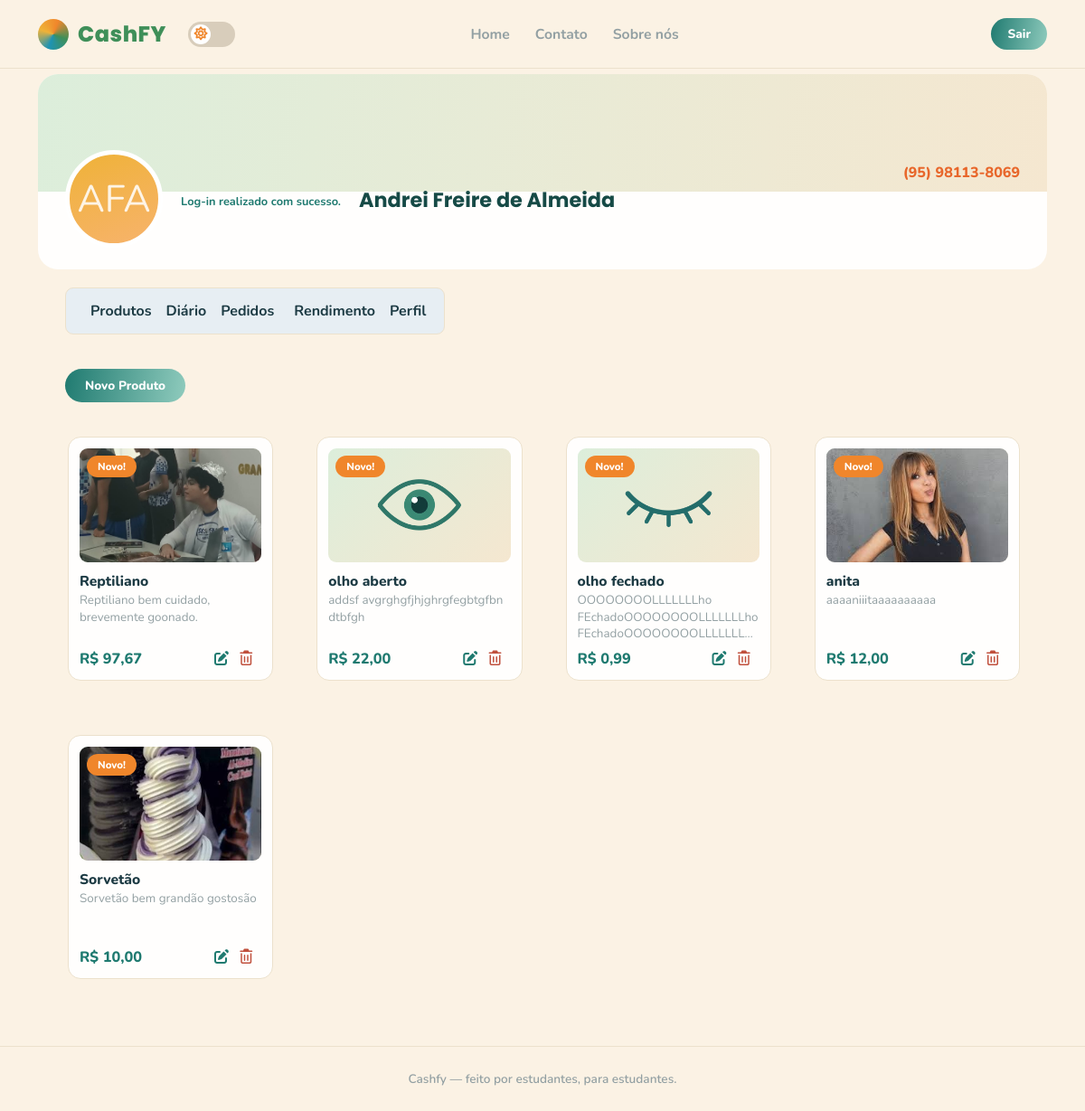
The page /MVC/view/perfil.php?products (signed in) on the database its author committed.
### tables this page shows
CREATE TABLE `users` (
  `id` int(11) NOT NULL,
  `name` varchar(255) NOT NULL,
  `institute_id` int(11) NOT NULL,
  `phone_number` varchar(16) DEFAULT NULL,
  `description` varchar(255) DEFAULT NULL,
  `email` varchar(255) NOT NULL,
  `password` varchar(255) NOT NULL,
  `profile_photo` varchar(255) DEFAULT NULL,
  `role_id` int(11) NOT NULL,
  `remember_token` varchar(100) DEFAULT NULL
);

CREATE TABLE `products` (
  `id` int(11) NOT NULL,
  `user_id` int(11) NOT NULL,
  `name` varchar(255) NOT NULL,
  `category_id` int(11) NOT NULL,
  `description` varchar(255) NOT NULL,
  `price` float NOT NULL,
  `product_photo` varchar(255) NOT NULL
);

### MVC/model/user.php (called while the page is built, shortened)
<?php require_once(__DIR__ . "/../config/cashfy.php");
function get_user_by_id($id){
    $conn = conn();
    $stmt = $conn -> prepare("SELECT * FROM users WHERE id = ?");
    $stmt -> bind_param("i", $id);
    $stmt -> execute();
    $result = $stmt -> get_result();
    $user = $result -> fetch_assoc();
    return $user;
}
?>

### MVC/model/products.php (called while the page is built, shortened)
<?php require_once(__DIR__ . "/../config/cashfy.php");
function get_products(){
    $conn = conn();
    $sql = "SELECT * FROM products";
    $products = mysqli_query($conn, $sql);
    $result = mysqli_fetch_all($products, MYSQLI_ASSOC);
    return $result;
}
?>

### MVC/view/perfil.php (the view, shortened to what this page needs)
<?php
require_once('../model/user.php');
require_once('../model/products.php');
$user = get_user_by_id($_SESSION['id']);
$products = get_products();
function pegarIniciais(string $frase, array $ignorar = ['de', 'e', 'do', 'da', 'dos', 'das', 'o', 'a', 'com', 'em'])
{
    $palavras = preg_split('/\s+/', trim($frase));
    $palavrasValidas = [];
    foreach ($palavras as $palavra) {
        $palavraMinuscula = mb_strtolower($palavra, 'UTF-8');
        if (empty($palavraMinuscula) || in_array($palavraMinuscula, $ignorar)) {
            continue;
        }
        $palavrasValidas[] = $palavra;
    }
    $quantidade = count($palavrasValidas);
    $primeira = mb_substr($palavrasValidas[0], 0, 1, 'UTF-8');
    $segunda = mb_substr($palavrasValidas[1], 0, 1, 'UTF-8');
    $ultima = mb_substr($palavrasValidas[$quantidade - 1], 0, 1, 'UTF-8');
    return mb_strtoupper($primeira . $segunda . $ultima, 'UTF-8');
}
function format_phone_number($phone_number)
{
    $number = preg_replace('/\D/', '', $phone_number);
    if (strlen($number) === 11) {
        return '(' . substr($number, 0, 2) . ') ' . substr($number, 2, 5) . '-' . substr($number, 7, 4);
    }
    return $number;
}
?>
<!DOCTYPE html>
<html lang="pt-BR">
<head>
    <link rel="stylesheet" href="../../assets/fontawesome-free-7.3.1-web/css/all.min.css">
    <link rel="stylesheet" href="../../assets/css/style.css">
</head>
<body>
    <div class="page">
        <header class="site-header">
            <div class="container">
                <a href="../../index.php" class="brand"><span class="brand-mark"></span> CashFY</a>
                <div class="theme-switch-div desktop-theme">
                    <label class="theme-switch">
                        <span class="slider"></span>
                    </label>
                </div>
                <ul class="nav-links">
                    <li class="home">
                        <a href="../../index.php">Home</a>
                    </li>
                    <li>
                        <a href="../../index.php#contato">Contato</a>
                    </li>
                    <li>
                        <a href="sobre.php">Sobre nós</a>
                    </li>
                </ul>
                <div class="header-actions">
                    <a href="../controller/log-out.php" class="btn btn-gradient btn-sm">Sair</a>
                </div>
            </div>
        </header>
        <main class="container" style="flex:1;">
            <div class="profile-card">
                <div class="profile-banner"></div>
                <div class="profile-body">
                    <?php if (!empty($user['profile_photo'])): ?>
                        <a href="perfil_photo.php" title="Atualizar foto">
                            <div class="avatar" id="pf-avatar">
                                <img src="../../<?= $user['profile_photo']; ?>" alt="Perfil">
                            </div>
                            <?php if (isset($_SESSION['msg'])): ?>
                                <div id="msg">
                                    <?php echo ($_SESSION['msg']);
                                    unset($_SESSION['msg']);
                                    ?>
                                </div>
                                <script>
                                    setTimeout(() => {
                                        document.getElementById("msg").style.display = "none";
                                    }, 3000);
                                </script>
                            <?php endif; ?>
                        </a>
                    <?php else: ?>
                        <div class="avatar" id="pf-avatar"><a href="perfil_photo.php" title="Adicionar foto">
                                <?= pegarIniciais($user['name']) ?></a>
                        </div>
                        <?php if (isset($_SESSION['msg'])): ?>
                            <div id="msg">
                                <?php echo ($_SESSION['msg']);
                                ?>
                            </div>
                        <?php endif; ?>
                    <?php endif; ?>
                    <div class="profile-meta">
                        <h1 id="pf-name"><?= htmlspecialchars($user['name']) ?></h1>
                    </div>
                    <?php if (!empty($user['phone_number'])): ?>
                        <a href="https://wa.me/<?= preg_replace('/\D/', '', $user['phone_number']); ?>"
                            class="profile-contact"
                            id="add-contact-btn"><?= format_phone_number($user['phone_number']); ?></a>
                    <?php endif; ?>
                </div>
            </div>
            <?php if (isset($user['role_id']) && $user['role_id'] == 2): ?>
                <?php $products = get_products(); ?>
                <div class="main-seller">
                    <div class="menu_details">
                        <div class="menu_details_options">
                            <a href="?products">Produtos</a>
                        </div>
                        <div class="menu_details_options">
                            <a href="?diary">Diário</a>
                        </div>
                        <div class="menu_details_options">
                            <a href="?orders">Pedidos<span id="orders-badge" class="orders-badge"></span>
                        </div>
                        <div class="menu_details_options">
                            <a href="?income">Rendimento</a>
                        </div>
                        <div class="menu_details_options">
                            <a href="?profile">Perfil</a>
                        </div>
                    </div>
                    <?php if (isset($_GET['orders'])): ?>
                        <section class="tab-panel" id="tab-pedidos">
                            <div class="history-sale">
                                <h2 class="section-title" style="margin-top:0;">PEDIDOS RECEBIDOS</h2>
                            </div>
                        </section>
                    <?php elseif (isset($_GET['products']) && !isset($_GET['diary']) && !isset($_GET['income']) && !isset($_GET['profile'])): ?>
                        <a href="new_product.php">
                            <div class="pill-tag-perfil">Novo Produto</div>
                        </a>
                        <div class="seller-products">
                            <div class="product-grid" id="pf-products">
                                <?php foreach ($products as $product): ?>
                                    <?php if ($product['user_id'] == $user['id']): ?>
                                        <div class="product-card perfil-card">
                                            <span class="badge-new">Novo!</span>
                                            <div class="product-img">
                                                <img src="<?= "../../" . $product['product_photo'] ?>" alt="Image">
                                            </div>
                                            <p class="product-name">
                                                <?= htmlspecialchars($product['name']) ?? ''; ?>
                                            </p>
                                            <p class="product-desc">
                                                <?= htmlspecialchars($product['description']) ?? ''; ?>
                                            </p>
                                            <div class="lower-session">
                                                <p class="product-price">
                                                    <?= 'R$ ' . htmlspecialchars(number_format(($product['price'] ?? 0), 2, ',', '.')); ?>
                                                </p>
                                                <div>
                                                    <a href="update_product.php?id=<?= $product['id']; ?>">
                                                        <i class="fa-solid fa-pen-to-square update-product"></i>
                                                    </a>
                                                    <a href="../controller/delete_product.php?id=<?= $product['id']; ?>">
                                                        <i class="fa-regular fa-trash-can delete-product"></i>
                                                    </a>
                                                </div>
                                            </div>
                                        </div>
                                    <?php endif; ?>
                                <?php endforeach; ?>
                            </div>
                        </div>
                    <?php endif; ?>
                </div>
            <?php endif; ?>
        </main>
        <footer class="site-footer">Cashfy — feito por estudantes, para estudantes.</footer>
    </div>
</body>
</html>

### rows shown on the page
users: name "AFA", name "Andrei Freire de Almeida", phone_number "(95) 98113-8069"
products: product_photo (picture), name "Reptiliano", description "Reptiliano bem cuidado, brevemente goonado.", price "97,67"
products: product_photo (picture), name "olho aberto", description "addsf avgrghgfjhjghrgfegbtgfbn dtbfgh", price "22,00"
products: product_photo (picture), name "olho fechado", description "OOOOOOOOLLLLLLLho FEchadoOOOOOOOOLLLLLLLho…", price "0,99"
products: product_photo (picture), name "anita", description "aaaaniiitaaaaaaaaaa", price "12,00"
products: product_photo (picture), name "Sorvetão", description "Sorvetão bem grandão gostosão", price "10,00"

### other values the page prints
$_SESSION['msg'] "Log-in realizado com sucesso."
